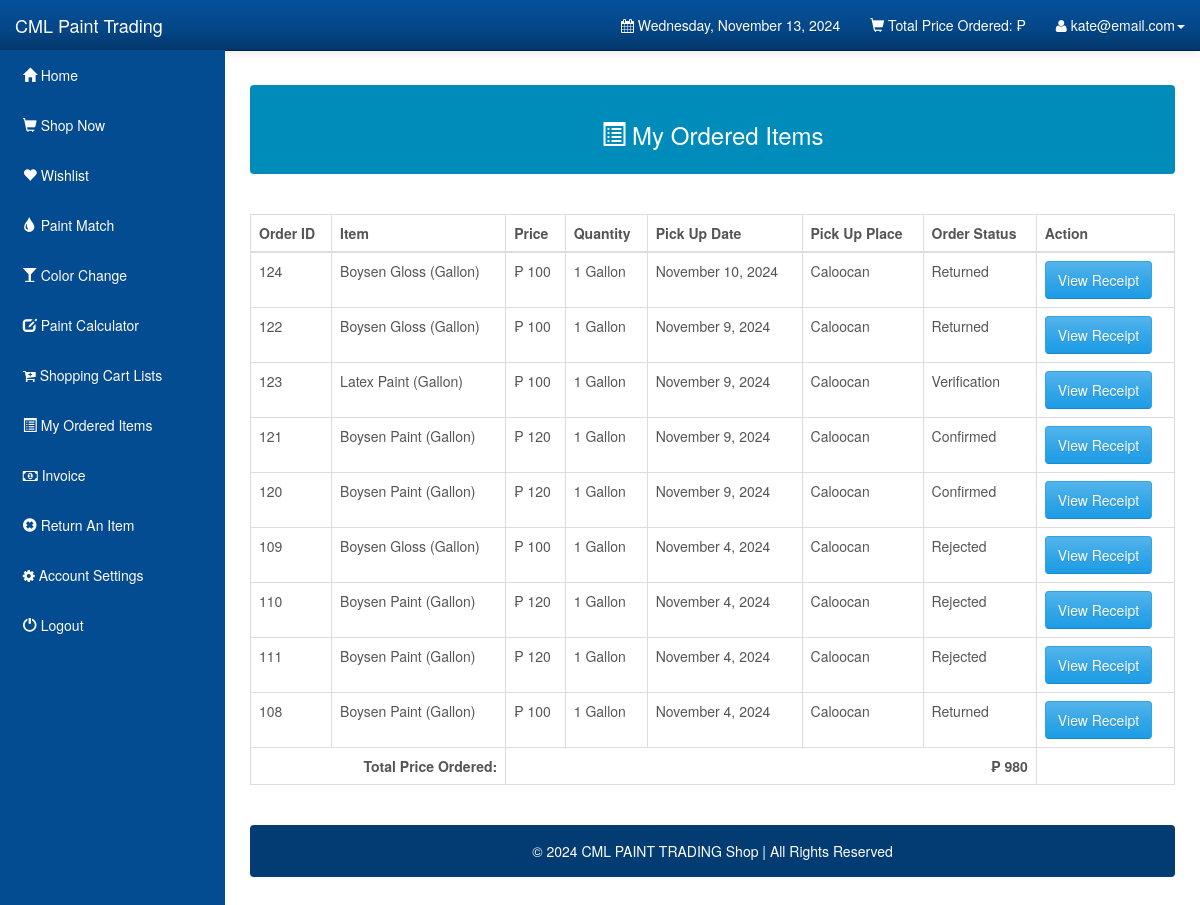
Page /Customers/orders.php (signed in) on the committed database.
### tables this page shows
CREATE TABLE `users` (
  `user_id` int(11) NOT NULL,
  `user_email` varchar(1000) NOT NULL,
  `user_password` varchar(1000) NOT NULL,
  `user_firstname` varchar(1000) NOT NULL,
  `user_lastname` varchar(1000) NOT NULL,
  `user_address` varchar(1000) NOT NULL,
  `user_mobile` varchar(255) NOT NULL,
  `type` enum('Admin','Customer','Cashier') DEFAULT NULL
);

CREATE TABLE `orderdetails` (
  `order_id` int(10) UNSIGNED NOT NULL,
  `user_id` int(11) NOT NULL DEFAULT 0,
  `order_name` varchar(1000) NOT NULL DEFAULT '',
  `order_price` double NOT NULL DEFAULT 0,
  `order_quantity` int(10) UNSIGNED NOT NULL DEFAULT 0,
  `order_total` double NOT NULL DEFAULT 0,
  `order_status` varchar(45) NOT NULL DEFAULT '',
  `order_date` date DEFAULT NULL,
  `order_pick_up` datetime(6) DEFAULT NULL,
  `order_pick_place` enum('Quezon City','Caloocan','Valenzuela','San Jose de Monte') DEFAULT NULL,
  `gl` enum('Gallon','Liter') DEFAULT NULL,
  `payment_id` int(11) DEFAULT NULL,
  `product_id` int(11) DEFAULT NULL
);

### Customers/orders.php (the view, shortened to what this page needs)
<?php
include("config.php");
extract($_SESSION);
$stmt_edit = $DB_con->prepare('SELECT * FROM users WHERE user_email =:user_email');
$stmt_edit->execute(array(':user_email' => $user_email));
$edit_row = $stmt_edit->fetch(PDO::FETCH_ASSOC);
extract($edit_row);
?>
<?php
include("config.php");
$stmt_edit = $DB_con->prepare("select sum(order_total) as total from orderdetails where user_id=:user_id and order_status='Ordered'");
$stmt_edit->execute(array(':user_id' => $user_id));
$edit_row = $stmt_edit->fetch(PDO::FETCH_ASSOC);
extract($edit_row);
?>
<!DOCTYPE html>
<html lang="en">
<head>
  <link rel="stylesheet" type="text/css" href="bootstrap/css/bootstrap.min.css" />
  <link rel="stylesheet" type="text/css" href="font-awesome/css/font-awesome.min.css" />
  <link rel="stylesheet" type="text/css" href="css/local.css" />
  <link rel="stylesheet" href="https://cdn.jsdelivr.net/npm/sweetalert2@11/dist/sweetalert2.min.css">
</head>
<body>
  <div id="wrapper">
    <?php include_once("navigation.php") ?>
    <div id="page-wrapper">
      <div class="alert alert-default" style="color:white;background-color:#008CBA">
        <center>
          <h3> <span class="glyphicon glyphicon-list-alt"></span> My Ordered Items</h3>
        </center>
      </div>
      <br />
      <div class="table-responsive">
        <table class="display table table-bordered" id="example" cellspacing="0" width="100%">
          <thead>
            <tr>
              <th>Order ID</th>
              <th>Item</th>
              <th>Price</th>
              <th>Quantity</th>
              <th>Pick Up Date</th>
              <th>Pick Up Place</th>
              <th>Order Status</th>
              <th>Action</th>
            </tr>
          </thead>
          <tbody>
            <?php
            include("config.php");
            $stmt = $DB_con->prepare("SELECT * FROM orderdetails where user_id='$user_id' ORDER BY order_pick_up DESC");
            $stmt->execute();
            if ($stmt->rowCount() > 0) {
              while ($row = $stmt->fetch(PDO::FETCH_ASSOC)) {
                extract($row);
                $date = new DateTime($order_pick_up);
                $formattedDate = $date->format('F j, Y');
            ?>
                <tr>
                  <td><?php echo $order_id; ?></td>
                  <td><?php echo $order_name . " (" . $gl . ")"; ?></td>
                  <td>&#8369; <?php echo $order_price; ?> </td>
                  <td><?php echo $order_quantity . " " . $gl; ?></td>
                  <td><?php echo $formattedDate; ?></td>
                  <td><?php echo $order_pick_place; ?></td>
                  <td><?php echo $order_status ?></td>
                  <td>
                    <button class="btn btn-primary" onclick="viewReceipt('<?php echo htmlspecialchars($order_id); ?>', '<?php echo htmlspecialchars($payment_id); ?>')">View Receipt</button>
                  </td>
                </tr>
              <?php
              }
              include("config.php");
              $stmt_edit = $DB_con->prepare("select sum(order_total) as totalx from orderdetails where user_id=:user_id");
              $stmt_edit->execute(array(':user_id' => $user_id));
              $edit_row = $stmt_edit->fetch(PDO::FETCH_ASSOC);
              extract($edit_row);
              echo "<tr>";
              echo "<td colspan='2' align='right'><b>Total Price Ordered:</b>";
              echo "</td>";
              echo "<td colspan='5' align='right'><b>&#8369; " . $totalx;
              echo "</b></td>";
              echo "</tr>";
              echo "</tbody>";
              echo "</table>";
              echo "</div>";
              echo "<br />";
              echo '<div class="alert alert-default" style="background-color:#033c73;">
                       <p style="color:white;text-align:center;">
                       © 2024 CML PAINT TRADING Shop | All Rights Reserved
						</p>
                        </div>
	                    </div>';
              echo "</div>";
            }
            ?>
</body>
</html>

### Customers/navigation.php (shortened to what this page needs)
<nav class="navbar navbar-inverse navbar-fixed-top" role="navigation">
    <div class="navbar-header">
        <a class="navbar-brand" href="index.php">CML Paint Trading</a>
    </div>
    <div class="collapse navbar-collapse navbar-ex1-collapse">
        <ul class="nav navbar-nav side-nav">
            <li><a href="index.php"> &nbsp; <span class='glyphicon glyphicon-home'></span> Home</a></li>
            <li><a href="shop.php?id=1"> &nbsp; <span class='glyphicon glyphicon-shopping-cart'></span> Shop Now</a></li>
            <?php
                if ($_SESSION['user_type'] != 'Cashier'){
                ?>
                    <li><a href="wishlist.php?id=1">&nbsp; <span class='glyphicon glyphicon-heart'></span> Wishlist </a></li>
                    <li><a href="paint-match.php"> &nbsp; <span class='glyphicon glyphicon-tint'></span> Paint Match</a></li>
                    <li><a href="color-change.php"> &nbsp; <span class='glyphicon glyphicon-glass'></span> Color Change</a></li>
                    <li><a href="calculator.php"> &nbsp; <span class='glyphicon glyphicon-edit'></span> Paint Calculator</a></li>
                    <li><a href="cart_items.php"> &nbsp; <span class='fa fa-cart-plus'></span> Shopping Cart Lists</a></li>
                <?php
                }
            ?>
            <li><a href="orders.php"> &nbsp; <span class='glyphicon glyphicon-list-alt'></span> My Ordered Items</a></li>
            <?php
                if ($_SESSION['user_type'] != 'Cashier'){
                    ?>
                    <li><a href="invoice.php"> &nbsp; <span class='fa fa-money'></span> Invoice </a></li>
                    <li><a href="returnItemPage.php"> &nbsp; <span class='glyphicon glyphicon-remove-sign'></span> Return An Item</a></li>
                    <?php
                }
            ?>
            <?php
                if ($_SESSION['user_type'] != 'Cashier'){
            ?>
            <li><a data-toggle="modal" data-target="#setAccount"> &nbsp; <span class='fa fa-gear'></span> Account Settings</a></li>
            <?php
                }
            ?>
            <li><a href="javascript:confirmLogout()"> &nbsp; <span class='glyphicon glyphicon-off'></span> Logout</a></li>
        </ul>
        <ul class="nav navbar-nav navbar-right navbar-user">
            <li class="dropdown messages-dropdown">
                <a href="#"><i class="fa fa-calendar"></i> <?php
                                                            $Today = date('y:m:d');
                                                            $new = date('l, F d, Y', strtotime($Today));
                                                            echo $new; ?></a>
            </li>
            <li class="dropdown user-dropdown">
                <a href="#" class="dropdown-toggle" data-toggle="dropdown"><span class='glyphicon glyphicon-shopping-cart'></span> Total Price Ordered: &#8369; <?php echo $total; ?> </b></a>
            </li>
            <li class="dropdown user-dropdown">
                <a href="#" class="dropdown-toggle" data-toggle="dropdown"><i class="fa fa-user"></i> <?php echo $user_email; ?><b class="caret"></b></a>
            </li>
        </ul>
    </div>
</nav>

### Customers/css/local.css (style rules this page uses)
#wrapper { padding-left: 0; }
#page-wrapper { width: 100%; padding: 5px 15px; }
body { font-family: "Helvetica Neue", Helvetica, Arial, sans-serif; font-size: 14px; line-height: 1.42857143; color: #555555; background-color: #ffffff; }
.btn { display: inline-block; margin-bottom: 0; font-weight: normal; text-align: center; vertical-align: middle; cursor: pointer; background-image: none; border: 1px solid transparent; white-space: nowrap; padding: 8px 12px; font-size: 14px; line-height: 1.42857143; border-radius: 4px; -webkit-user-select: none; -moz-user-select: none; -ms-user-select: none; user-select: none; }
.btn-primary { color: #ffffff; background-color: #2fa4e7; border-color: #2fa4e7; }
.navbar-inverse { background-color: #033c73; border-color: #022f5a; }
.navbar-inverse .navbar-brand { color: #ffffff; }
.navbar-inverse .navbar-nav > li > a { color: #ffffff; }
.navbar-inverse .navbar-collapse, .navbar-inverse .navbar-form { border-color: #022a50; }
.navbar { background-image: -webkit-linear-gradient(#54b4eb, #2fa4e7 60%, #1d9ce5); background-image: linear-gradient(#54b4eb, #2fa4e7 60%, #1d9ce5); background-repeat: no-repeat; filter: progid:DXImageTransform.Microsoft.gradient(startColorstr='#ff54b4eb', endColorstr='#ff1d9ce5', GradientType=0); border-bottom: 1px solid #178acc; filter: none; -webkit-box-shadow: 0 1px 10px rgba(0, 0, 0, 0.1); box-shadow: 0 1px 10px rgba(0, 0, 0, 0.1); }
.navbar .navbar-nav > li > a, .navbar-brand { text-shadow: 0 1px 0 rgba(0, 0, 0, 0.1); }
.navbar-inverse { background-image: -webkit-linear-gradient(#04519b, #044687 60%, #033769); background-image: linear-gradient(#04519b, #044687 60%, #033769); background-repeat: no-repeat; filter: progid:DXImageTransform.Microsoft.gradient(startColorstr='#ff04519b', endColorstr='#ff033769', GradientType=0); filter: none; border-bottom: 1px solid #022241; }
.btn { text-shadow: 0 1px 0 rgba(0, 0, 0, 0.1); }
.btn-primary { background-image: -webkit-linear-gradient(#54b4eb, #2fa4e7 60%, #1d9ce5); background-image: linear-gradient(#54b4eb, #2fa4e7 60%, #1d9ce5); background-repeat: no-repeat; filter: progid:DXImageTransform.Microsoft.gradient(startColorstr='#ff54b4eb', endColorstr='#ff1d9ce5', GradientType=0); filter: none; border-bottom: 1px solid #178acc; }
.clearfix:before, .clearfix:after, .container:before, .container:after, .container-fluid:before, .container-fluid:after, .row:before, .row:after, .form-horizontal .form-group:before, .form-horizontal .form-group:after, .btn-toolbar:before, .btn-toolbar:after, .btn-group-vertical > .btn-group:before, .btn-group-vertical > .btn-group:after, .nav:before, .nav:after, .navbar:before, .navbar:after, .navbar-header:before, .navbar-header:after, .navbar-collapse:before, .navbar-collapse:after, .pager:before, .pager:after, .panel-body:before, .panel-body:after, .modal-footer:before, .modal-footer:after { content: " "; display: table; }
.clearfix:after, .container:after, .container-fluid:after, .row:after, .form-horizontal .form-group:after, .btn-toolbar:after, .btn-group-vertical > .btn-group:after, .nav:after, .navbar:after, .navbar-header:after, .navbar-collapse:after, .pager:after, .panel-body:after, .modal-footer:after { clear: both; }
a { color: #2fa4e7; text-decoration: none; }
@media (min-width:768px) { #wrapper { padding-left: 225px; } }
@media (min-width:768px) { #page-wrapper { padding: 15px 25px; } }
@media (min-width:768px) { .side-nav { margin-left: -225px; left: 225px; width: 225px; position: fixed; top: 50px; height: 100%; border-radius: 0; border: none; background-color: #044C92; overflow-y: auto; } }
@media (min-width:768px) { .side-nav>li>a { width: 225px; } }
@media (min-width:768px) { .navbar-collapse { padding-left: 15px !important; padding-right: 15px !important; } }

### rows in the picture
users: user_email "kate@email.com"
orderdetails: order_id "124", order_name "Boysen Gloss", gl "Gallon", order_price "100", order_quantity "1", order_pick_place "Caloocan", order_status "Returned"
orderdetails: order_id "122", order_name "Boysen Gloss", gl "Gallon", order_price "100", order_quantity "1", order_pick_place "Caloocan", order_status "Returned"
orderdetails: order_id "123", order_name "Latex Paint", gl "Gallon", order_price "100", order_quantity "1", order_pick_place "Caloocan", order_status "Verification"
orderdetails: order_id "121", order_name "Boysen Paint", gl "Gallon", order_price "120", order_quantity "1", order_pick_place "Caloocan", order_status "Confirmed"
orderdetails: order_id "120", order_name "Boysen Paint", gl "Gallon", order_price "120", order_quantity "1", order_pick_place "Caloocan", order_status "Confirmed"
orderdetails: order_id "109", order_name "Boysen Gloss", gl "Gallon", order_price "100", order_quantity "1", order_pick_place "Caloocan", order_status "Rejected"
orderdetails: order_id "110", order_name "Boysen Paint", gl "Gallon", order_price "120", order_quantity "1", order_pick_place "Caloocan", order_status "Rejected"
orderdetails: order_id "111", order_name "Boysen Paint", gl "Gallon", order_price "120", order_quantity "1", order_pick_place "Caloocan", order_status "Rejected"
orderdetails: order_id "108", order_name "Boysen Paint", gl "Gallon", order_price "100", order_quantity "1", order_pick_place "Caloocan", order_status "Returned"

### other values in the picture
$totalx "980"
